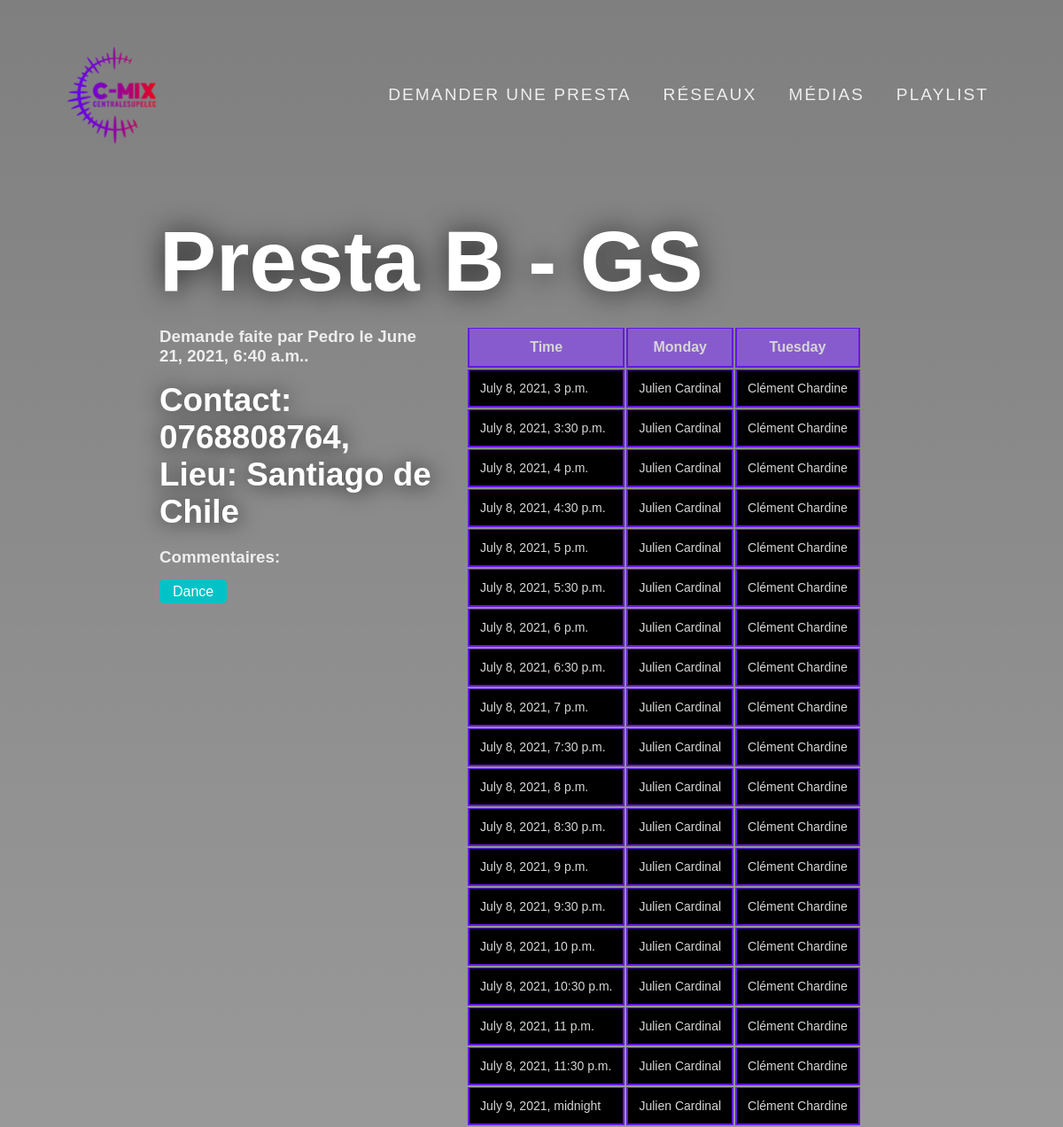
Page /presta/20/ on the committed database.
### presta/models.py (models this page shows, shortened)
class Presta(models.Model):
    presta_name = models.CharField('Nom de presta', max_length=200)
    presta_type = models.CharField(
        'Type de Presta désirée', max_length=3, choices=TYPE_CHOICES)
    presta_place = models.CharField(
        'Lieu de Presta', max_length=200, default='')
    presta_respo = models.CharField(
        'Personne responsable', max_length=200, default='')
    presta_respo_phone = models.CharField(
        'Numéro Respo', max_length=15, default='')
    presta_respo_mail = models.EmailField(
        'email respo', default='', blank=True)
    presta_date = models.DateField('date de presta', default=datetime.now)
    presta_start = models.TimeField('Heure de Début', default=datetime.now)
    presta_end = models.TimeField('Heure de Fin', default=datetime.now)
    presta_comments = models.TextField(
        'Commentaires Additionnels', default='', blank=True)
    pub_date = models.DateTimeField(
        'date published', default=datetime.now)
    def was_published_recently(self):
        now = timezone.now()
        return now - datetime.timedelta(days=1) <= self.pub_date <= now
    was_published_recently.admin_order_field = 'pub_date'
    was_published_recently.boolean = True
    was_published_recently.short_description = 'Published recently?'

### presta/views.py (the view)
# urls.py: path('<int:presta_id>/', views.details_prestas, name='details_prestas'),
def details_prestas(request, presta_id):
    presta = get_object_or_404(Presta, pk=presta_id)
    date = presta.presta_date
    date = datetime.datetime(date.year, date.month, date.day, 0, 0)
    start = presta.presta_start
    start = date.replace(hour=start.hour, minute=0)
    end = presta.presta_end
    end = date.replace(hour=end.hour, minute=0)
    if start.hour > end.hour:
        end += datetime.timedelta(days=1)
    rango = pd.date_range(start=start, end=end, freq="30min")
    return render(request, 'details_presta.html', {'presta': presta, 'range': rango})

### templates/details_presta.html (shortened to what this page needs)
{% extends 'base.html' %}
{% block content %}
{% load static %}
<link rel="stylesheet" href="{% static 'css/presta_details.css' %}">
<body>
    <link rel="stylesheet" href="{% static 'css/name.css' %}">
    <div style="margin:auto; width: 70%; display: flex;flex-wrap: wrap; justify-content: flex-start;" class="row">
        <h1>Presta {{ presta.presta_name }} - {{ presta.presta_type }}</h1>
    </div>
    <div style="margin:auto; width: 70%; display: flex;flex-wrap: wrap; justify-content: flex-start;" class="row">
        <div class="col" style="flex: 1;">
            <h3> Demande faite par {{ presta.presta_respo }} le {{ presta.pub_date }}.</h3>
            <h2>Contact: {{ presta.presta_respo_phone }},
                {{presta.presta_respo_mail }}</h2>
            <h2>Lieu: {{ presta.presta_place }}</h2>
            <h3>Commentaires: {{presta.presta_comments }}</h3>
            <span
                class="bg-sky padding-5px-tb padding-15px-lr border-radius-5 margin-10px-top text-white font-size16 xs-font-size13">Dance</span>
        </div>
        <div class="col" style="flex: 1 0 200px;">
            <div class="container">
                <div class="timetable-img text-center">
                </div>
                <div class="table-responsive">
                    <table class="table table-bordered text-center">
                        <thead>
                            <tr class="align-middle bg-purple">
                                <th class="text-uppercase text-light-gray">Time
                                </th>
                                <th class="text-uppercase text-light-gray">Monday</th>
                                <th class="text-uppercase text-light-gray">Tuesday</th>
                            </tr>
                        </thead>
                        <tbody>
                            {% for hora in range %}
                            <tr class="align-middle bg-black">
                                <td class="align-middle text-light-gray">
                                    <div class="font-size14 text-light-gray font-size16">{{ hora}}
                                    </div>
                                </td>
                                <td>
                                    <div class="font-size14 text-light-gray">Julien Cardinal</div>
                                </td>
                                <td>
                                    <div class="font-size14 text-light-gray">Clément Chardine</div>
                                </td>
                            </tr>
                            {% endfor %}
                        </tbody>
                    </table>
                </div>
            </div>
        </div>
    </div>
</body>
{% endblock %}

### static/css/presta_details.css (style rules this page uses)
* { margin: 0; padding: 0; font-family: Arial, Helvetica, sans-serif; }
body { width: 100%; position: sticky; margin-top: 30vh; background: linear-gradient(to bottom, rgba(0,0,0,.5), rgba(0,0,0,.4)), url("https://images.unsplash.com/photo-1594623930572-300a3011d9ae?ixlib=rb-1.2.1&ixid=MXwxMjA3fDB8MHxwaG90by1wYWdlfHx8fGVufDB8fHw%3D") center no-repeat; background-size: cover; background-attachment: fixed; overflow: auto; }
.bg-black { background-color: #000000; }
.table-bordered thead td, .table-bordered thead th { border-bottom-width: 2px; }
.table thead th { vertical-align: bottom; border-bottom: 2px solid #6519df; }
.table-bordered td, .table-bordered th { border: 1px solid #6519df; }
.bg-sky { background-color: #02c2c7 }
.bg-purple { background-color: #8755d8e1 }
.padding-15px-lr { padding-left: 15px; padding-right: 15px; }
.padding-5px-tb { padding-top: 5px; padding-bottom: 5px; }
.border-radius-5 { border-radius: 5px; }
.margin-10px-top { margin-top: 10px; }
.font-size14 { font-size: 14px; }
.text-light-gray { color: #d6d5d5; }
.text-white { color: #ffffff; }
.table-bordered td, .table-bordered th { border: 2px solid #6519df; }
.table td, .table th { padding: .75rem; vertical-align: top; border-top: 1px solid #6519df; }
.container { max-width: 120rem; width: 90%; margin: 0 auto; }
h3 { display: block; font-size: 1.17em; margin-top: 1em; margin-bottom: 1em; margin-left: 0; margin-right: 0; font-weight: bold; color: #eeeeee; }

### static/css/name.css (style rules this page uses)
.row { margin-left: 5%; margin-right: 10%; display: flex; height: 88%; margin-top: 20vh; }
.col { flex-basis: 80%; }
h1 { color: #ffff; font-size: 6rem; text-shadow: 1px 1px 2rem rgba(0,0,0,.8); }
h2 { color: #ffff; font-size: 2.3rem; text-shadow: 1px 1px 1.5rem rgba(0,0,0,.8); }

### rows in the picture
Presta: presta_name "B", presta_type "GS", presta_respo "Pedro", pub_date "June 21, 2021, 6:40 a.m.", presta_respo_phone "0768808764", presta_place "Santiago de Chile"

### other values in the picture
{{ hora }} "July 8, 2021, 3 p.m." "July 8, 2021, 3:30 p.m." "July 8, 2021, 4 p.m." "July 8, 2021, 4:30 p.m." "July 8, 2021, 5 p.m." "July 8, 2021, 5:30 p.m." "July 8, 2021, 6 p.m." "July 8, 2021, 6:30 p.m." "July 8, 2021, 7 p.m." "July 8, 2021, 7:30 p.m." "July 8, 2021, 8 p.m." "July 8, 2021, 8:30 p.m." "July 8, 2021, 9 p.m." "July 8, 2021, 9:30 p.m." "July 8, 2021, 10 p.m." "July 8, 2021, 10:30 p.m." "July 8, 2021, 11 p.m." "July 8, 2021, 11:30 p.m." "July 9, 2021, midnight"
